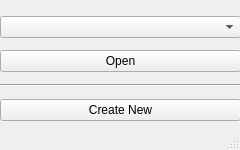
<?xml version="1.0" encoding="UTF-8"?>
<ui version="4.0">
 <class>MainWindow</class>
 <widget class="QMainWindow" name="MainWindow">
  <property name="geometry">
   <rect>
    <x>0</x>
    <y>0</y>
    <width>240</width>
    <height>150</height>
   </rect>
  </property>
  <property name="minimumSize">
   <size>
    <width>240</width>
    <height>150</height>
   </size>
  </property>
  <property name="maximumSize">
   <size>
    <width>240</width>
    <height>150</height>
   </size>
  </property>
  <property name="windowTitle">
   <string>Studio!</string>
  </property>
  <widget class="QWidget" name="centralwidget">
   <widget class="QWidget" name="gridLayoutWidget">
    <property name="geometry">
     <rect>
      <x>0</x>
      <y>10</y>
      <width>241</width>
      <height>121</height>
     </rect>
    </property>
    <layout class="QGridLayout" name="gridLayout">
     <item row="3" column="0">
      <widget class="QPushButton" name="create">
       <property name="text">
        <string>Create New</string>
       </property>
      </widget>
     </item>
     <item row="2" column="0">
      <widget class="Line" name="line">
       <property name="orientation">
        <enum>Qt::Horizontal</enum>
       </property>
      </widget>
     </item>
     <item row="0" column="0">
      <widget class="QComboBox" name="open"/>
     </item>
     <item row="1" column="0">
      <widget class="QPushButton" name="openButton">
       <property name="text">
        <string>Open</string>
       </property>
      </widget>
     </item>
    </layout>
   </widget>
  </widget>
  <widget class="QStatusBar" name="statusbar"/>
 </widget>
 <resources/>
 <connections/>
</ui>
